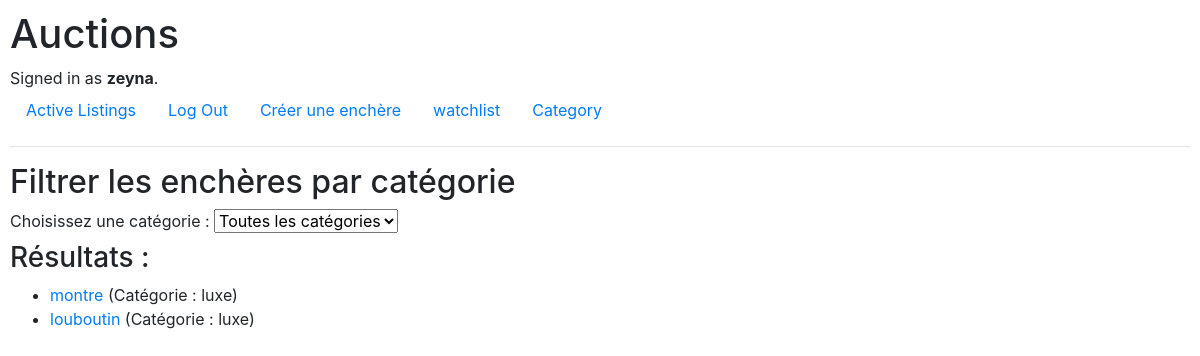
Page /filter-by-category/ (signed in) on the committed database.
### auctions/models.py (models this page shows, shortened)
class User(AbstractUser):
    pass

class AuctionListing(models.Model):
    title = models.CharField(max_length=100)
    description = models.TextField()
    starting_bid = models.DecimalField(max_digits=10, decimal_places=2)
    current_bid = models.DecimalField(max_digits=10, decimal_places=2, blank=True, null=True)
    image_url = models.URLField(blank=True, null=True)
    category = models.CharField(max_length=50, blank=True, null=True)
    category_fk = models.ForeignKey(Category, on_delete=models.CASCADE, related_name="listings", null=True, blank=True)
    created_at = models.DateTimeField(auto_now_add=True)
    owner = models.ForeignKey(User, on_delete=models.CASCADE, related_name="listings")
    active = models.BooleanField(default=True)
    winner = models.ForeignKey(User, on_delete=models.SET_NULL, blank=True, null=True, related_name="won_auctions")

### auctions/views.py (the view)
# urls.py: path("filter-by-category/", views.filter_by_category, name="filter_by_category"),
def filter_by_category(request):
    categories = AuctionListing.objects.values_list('category', flat=True).distinct().exclude(category=None)
    selected_category = request.GET.get('category', None)  # Catégorie sélectionnée par l'utilisateur
    listings = AuctionListing.objects.filter(active=True)  # Filtrer les enchères actives par défaut
    if selected_category:
        listings = listings.filter(category=selected_category)  # Filtrer par catégorie sélectionnée
    return render(request, "auctions/filter_by_category.html", {
        "categories": categories,
        "listings": listings,
        "selected_category": selected_category,
    })

### auctions/templates/auctions/filter_by_category.html (shortened to what this page needs)
{% extends "auctions/layout.html" %}
{% block body %}
    <h2>Filtrer les enchères par catégorie</h2>
    <form method="get">
        <label for="category">Choisissez une catégorie :</label>
        <select name="category" id="category" onchange="this.form.submit()">
            <option value="">Toutes les catégories</option>
        </select>
    </form>
    <h3>Résultats :</h3>
    <ul>
        {% for listing in listings %}
            <li>
                <a href="{% url 'listing_detail' listing.id %}">{{ listing.title }}</a>
                (Catégorie : {{ listing.category }})
            </li>
        {% empty %}
            <p>Aucune enchère trouvée pour cette catégorie.</p>
        {% endfor %}
    </ul>
{% endblock %}

### auctions/templates/auctions/layout.html (shortened to what this page needs)
{% load static %}
<!DOCTYPE html>
<html lang="en">
    <head>
        <link rel="stylesheet" href="https://stackpath.bootstrapcdn.com/bootstrap/4.4.1/css/bootstrap.min.css">
        <link href="{% static 'auctions/styles.css' %}" rel="stylesheet">
    </head>
    <body>
        <h1>Auctions</h1>
        <div>
            {% if user.is_authenticated %}
                Signed in as <strong>{{ user.username }}</strong>.
            {% else %}
                Not signed in.
            {% endif %}
        </div>
        <ul class="nav">
            <li class="nav-item">
                <a class="nav-link" href="{% url 'active_listings' %}">Active Listings</a>
            </li>
            {% if user.is_authenticated %}
                <li class="nav-item">
                    <a class="nav-link" href="{% url 'logout' %}">Log Out</a>
                </li>
                <li class="nav-item">
                    <a class="nav-link" href="{% url 'create_auction_listing' %}">Créer une enchère</a>
                </li>
                <li class="nav-item">
                    <a class="nav-link" href="{% url 'watchlist_view' %}">watchlist</a>
                </li>
                <li class="nav-item">
                    <a class="nav-link" href="{% url 'filter_by_category' %}">Category</a>
                </li>
            {% endif %}
        </ul>
        <hr>
        {% block body %}
        {% endblock %}
    </body>
</html>

### auctions/static/auctions/styles.css (style rules this page uses)
body { padding: 10px; }

### rows in the picture
User: username "zeyna"
AuctionListing: title "montre", category "luxe"
AuctionListing: title "louboutin", category "luxe"
